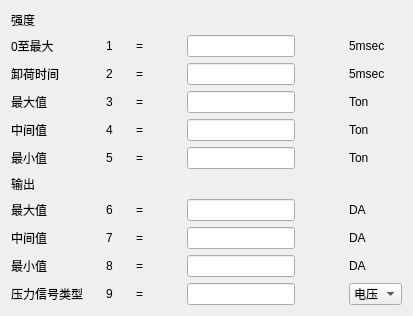
       <widget class="QWidget" name="tab_23">
        <attribute name="title">
         <string>压力阀</string>
        </attribute>
        <layout class="QGridLayout" name="gridLayout_18">
         <item row="0" column="0">
          <layout class="QGridLayout" name="gridLayout_17">
           <item row="0" column="0">
            <widget class="QLabel" name="label_134">
             <property name="text">
              <string>强度</string>
             </property>
            </widget>
           </item>
           <item row="1" column="0">
            <widget class="QLabel" name="label_138">
             <property name="text">
              <string>0至最大</string>
             </property>
            </widget>
           </item>
           <item row="1" column="1">
            <spacer name="horizontalSpacer">
             <property name="orientation">
              <enum>Qt::Horizontal</enum>
             </property>
             <property name="sizeHint" stdset="0">
              <size>
               <width>17</width>
               <height>13</height>
              </size>
             </property>
            </spacer>
           </item>
           <item row="1" column="2">
            <widget class="QLabel" name="label_139">
             <property name="text">
              <string>1</string>
             </property>
            </widget>
           </item>
           <item row="1" column="3">
            <spacer name="horizontalSpacer_2">
             <property name="orientation">
              <enum>Qt::Horizontal</enum>
             </property>
             <property name="sizeHint" stdset="0">
              <size>
               <width>17</width>
               <height>13</height>
              </size>
             </property>
            </spacer>
           </item>
           <item row="1" column="4">
            <widget class="QLabel" name="label_140">
             <property name="text">
              <string>=</string>
             </property>
            </widget>
           </item>
           <item row="1" column="5">
            <spacer name="horizontalSpacer_3">
             <property name="orientation">
              <enum>Qt::Horizontal</enum>
             </property>
             <property name="sizeHint" stdset="0">
              <size>
               <width>38</width>
               <height>13</height>
              </size>
             </property>
            </spacer>
           </item>
           <item row="1" column="6">
            <widget class="QLineEdit" name="lineEdit_36"/>
           </item>
           <item row="1" column="7">
            <spacer name="horizontalSpacer_4">
             <property name="orientation">
              <enum>Qt::Horizontal</enum>
             </property>
             <property name="sizeHint" stdset="0">
              <size>
               <width>48</width>
               <height>13</height>
              </size>
             </property>
            </spacer>
           </item>
           <item row="1" column="8">
            <widget class="QLabel" name="label_141">
             <property name="text">
              <string>5msec</string>
             </property>
            </widget>
           </item>
           <item row="2" column="0">
            <widget class="QLabel" name="label_142">
             <property name="text">
              <string>卸荷时间</string>
             </property>
            </widget>
           </item>
           <item row="2" column="2">
            <widget class="QLabel" name="label_143">
             <property name="text">
              <string>2</string>
             </property>
            </widget>
           </item>
           <item row="2" column="4">
            <widget class="QLabel" name="label_144">
             <property name="text">
              <string>=</string>
             </property>
            </widget>
           </item>
           <item row="2" column="6">
            <widget class="QLineEdit" name="lineEdit_37"/>
           </item>
           <item row="2" column="8">
            <widget class="QLabel" name="label_145">
             <property name="text">
              <string>5msec</string>
             </property>
            </widget>
           </item>
           <item row="3" column="0">
            <widget class="QLabel" name="label_146">
             <property name="text">
              <string>最大值</string>
             </property>
            </widget>
           </item>
           <item row="3" column="2">
            <widget class="QLabel" name="label_147">
             <property name="text">
              <string>3</string>
             </property>
            </widget>
           </item>
           <item row="3" column="4">
            <widget class="QLabel" name="label_148">
             <property name="text">
              <string>=</string>
             </property>
            </widget>
           </item>
           <item row="3" column="6">
            <widget class="QLineEdit" name="lineEdit_38"/>
           </item>
           <item row="3" column="8">
            <widget class="QLabel" name="label_149">
             <property name="text">
              <string>Ton</string>
             </property>
            </widget>
           </item>
           <item row="4" column="0">
            <widget class="QLabel" name="label_150">
             <property name="text">
              <string>中间值</string>
             </property>
            </widget>
           </item>
           <item row="4" column="2">
            <widget class="QLabel" name="label_151">
             <property name="text">
              <string>4</string>
             </property>
            </widget>
           </item>
           <item row="4" column="4">
            <widget class="QLabel" name="label_152">
             <property name="text">
              <string>=</string>
             </property>
            </widget>
           </item>
           <item row="4" column="6">
            <widget class="QLineEdit" name="lineEdit_39"/>
           </item>
           <item row="4" column="8">
            <widget class="QLabel" name="label_153">
             <property name="text">
              <string>Ton</string>
             </property>
            </widget>
           </item>
           <item row="5" column="0">
            <widget class="QLabel" name="label_154">
             <property name="text">
              <string>最小值</string>
             </property>
            </widget>
           </item>
           <item row="5" column="2">
            <widget class="QLabel" name="label_155">
             <property name="text">
              <string>5</string>
             </property>
            </widget>
           </item>
           <item row="5" column="4">
            <widget class="QLabel" name="label_156">
             <property name="text">
              <string>=</string>
             </property>
            </widget>
           </item>
           <item row="5" column="6">
            <widget class="QLineEdit" name="lineEdit_40"/>
           </item>
           <item row="5" column="8">
            <widget class="QLabel" name="label_157">
             <property name="text">
              <string>Ton</string>
             </property>
            </widget>
           </item>
           <item row="6" column="0">
            <widget class="QLabel" name="label_174">
             <property name="text">
              <string>输出</string>
             </property>
            </widget>
           </item>
           <item row="7" column="0">
            <widget class="QLabel" name="label_158">
             <property name="text">
              <string>最大值</string>
             </property>
            </widget>
           </item>
           <item row="7" column="2">
            <widget class="QLabel" name="label_159">
             <property name="text">
              <string>6</string>
             </property>
            </widget>
           </item>
           <item row="7" column="4">
            <widget class="QLabel" name="label_160">
             <property name="text">
              <string>=</string>
             </property>
            </widget>
           </item>
           <item row="7" column="6">
            <widget class="QLineEdit" name="lineEdit_41"/>
           </item>
           <item row="7" column="8">
            <widget class="QLabel" name="label_161">
             <property name="text">
              <string>DA</string>
             </property>
            </widget>
           </item>
           <item row="8" column="0">
            <widget class="QLabel" name="label_162">
             <property name="text">
              <string>中间值</string>
             </property>
            </widget>
           </item>
           <item row="8" column="2">
            <widget class="QLabel" name="label_163">
             <property name="text">
              <string>7</string>
             </property>
            </widget>
           </item>
           <item row="8" column="4">
            <widget class="QLabel" name="label_164">
             <property name="text">
              <string>=</string>
             </property>
            </widget>
           </item>
           <item row="8" column="6">
            <widget class="QLineEdit" name="lineEdit_42"/>
           </item>
           <item row="8" column="8">
            <widget class="QLabel" name="label_165">
             <property name="text">
              <string>DA</string>
             </property>
            </widget>
           </item>
           <item row="9" column="0">
            <widget class="QLabel" name="label_166">
             <property name="text">
              <string>最小值</string>
             </property>
            </widget>
           </item>
           <item row="9" column="2">
            <widget class="QLabel" name="label_167">
             <property name="text">
              <string>8</string>
             </property>
            </widget>
           </item>
           <item row="9" column="4">
            <widget class="QLabel" name="label_168">
             <property name="text">
              <string>=</string>
             </property>
            </widget>
           </item>
           <item row="9" column="6">
            <widget class="QLineEdit" name="lineEdit_43"/>
           </item>
           <item row="9" column="8">
            <widget class="QLabel" name="label_169">
             <property name="text">
              <string>DA</string>
             </property>
            </widget>
           </item>
           <item row="10" column="0">
            <widget class="QLabel" name="label_170">
             <property name="text">
              <string>压力信号类型</string>
             </property>
            </widget>
           </item>
           <item row="10" column="2">
            <widget class="QLabel" name="label_171">
             <property name="text">
              <string>9</string>
             </property>
            </widget>
           </item>
           <item row="10" column="4">
            <widget class="QLabel" name="label_172">
             <property name="text">
              <string>=</string>
             </property>
            </widget>
           </item>
           <item row="10" column="6">
            <widget class="QLineEdit" name="lineEdit_44"/>
           </item>
           <item row="10" column="8">
            <widget class="QComboBox" name="comboBox_10">
             <item>
              <property name="text">
               <string>电压</string>
              </property>
             </item>
             <item>
              <property name="text">
               <string>电流</string>
              </property>
             </item>
            </widget>
           </item>
          </layout>
         </item>
        </layout>
       </widget>
